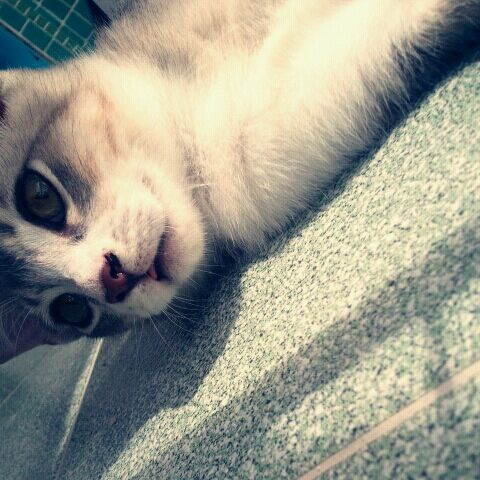
#> input picture day3/img/cat.jpg, 480 x 480 px
$ python mosaicEx.py
#> lines starting #> are read from the running program, lines starting #| are printed output that depends on the picture; after the words box and inside, x2 and y2 are one past the last pixel; in counts of white or black regions, pixels touching at a corner belong together
import cv2

img = cv2.imread('img/cat.jpg')
#> img is the input picture: shape (480, 480, 3); mean B, G, R 140.2, 154, 154

def mosaic(img, rect, size):
#> called with rect = (0, 50, 350, 350), size = 10
    (x1, y1, x2, y2) = rect

    w = x2 - x1
    h = y2 - y1

    i_rect = img[y1:y2, x1:x2]
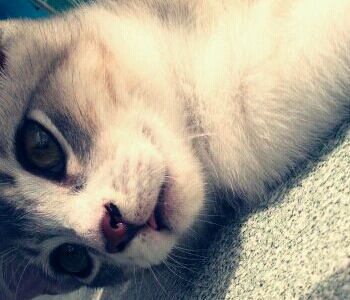
#> i_rect: shape (300, 350, 3); mean B, G, R 141.2, 156.2, 162.7
    i_small = cv2.resize(i_rect, (size, size))
    i_mos = cv2.resize(i_small, (w, h), interpolation=cv2.INTER_AREA)
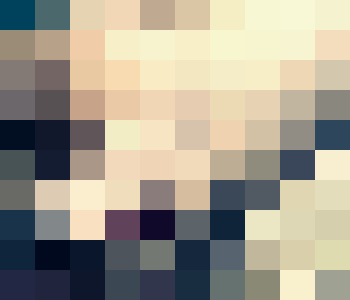
#> i_mos: shape (300, 350, 3); mean of channels 0, 1, 2 141.7, 156.5, 162.5; drawn as B, G, R
    img2 = img.copy()
    img2[y1:y2, x1:x2] = i_mos
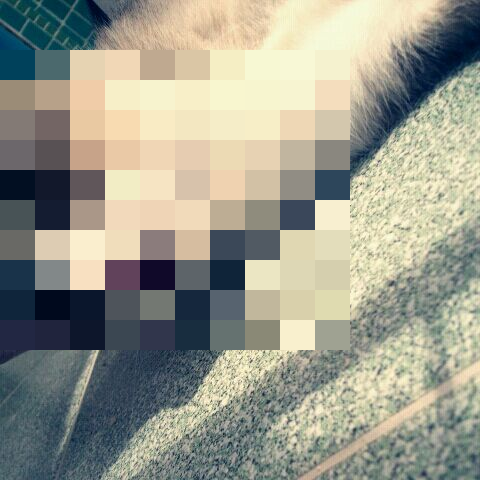
#> img2: shape (480, 480, 3); mean B, G, R 140.4, 154.2, 154
    return img2

mos = mosaic(img, (0,50,350,350), 10)
cv2.imshow('img', img)
cv2.imshow('mosaic', mos)
cv2.waitKey()
cv2.destroyAllWindows()

$ run again, with day3/img/family.jpg copied over day3/img/cat.jpg
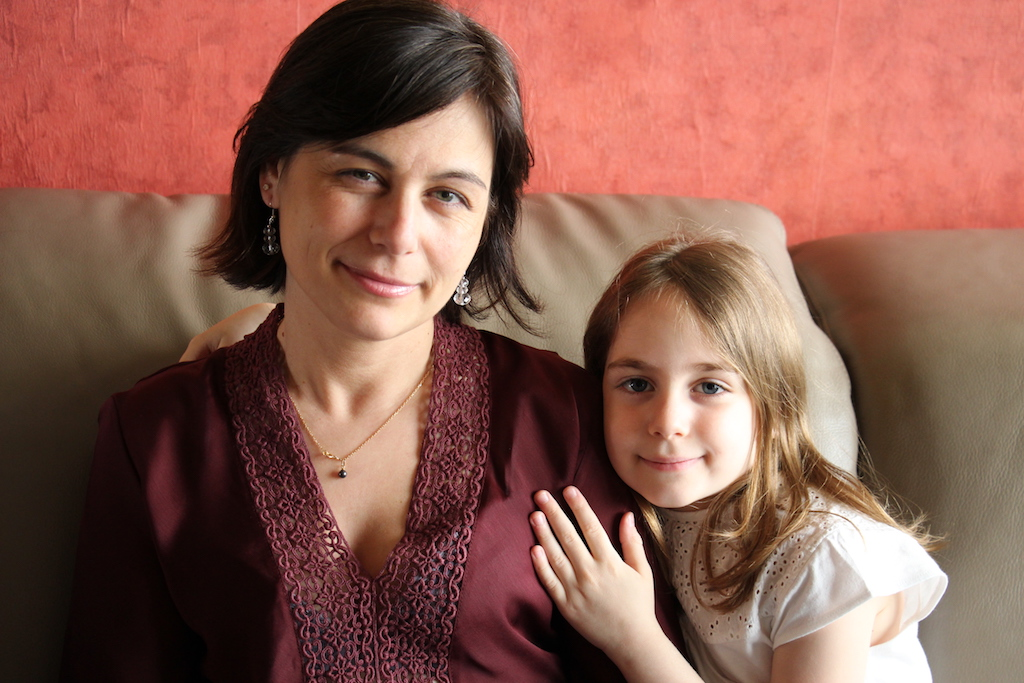
#> input picture day3/img/family.jpg, 1024 x 683 px
#> img is the input picture: shape (683, 1024, 3); mean B, G, R 81.1, 93.8, 140
#> in mosaic, `i_mos = cv2.resize(i_small, (w, h), interpolation=cv2.INTER_AREA)`:
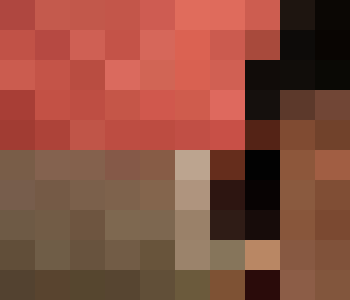
#> i_mos: shape (300, 350, 3); mean of channels 0, 1, 2 62, 77.8, 136.6; drawn as B, G, R
#> in mosaic, `img2[y1:y2, x1:x2] = i_mos`:
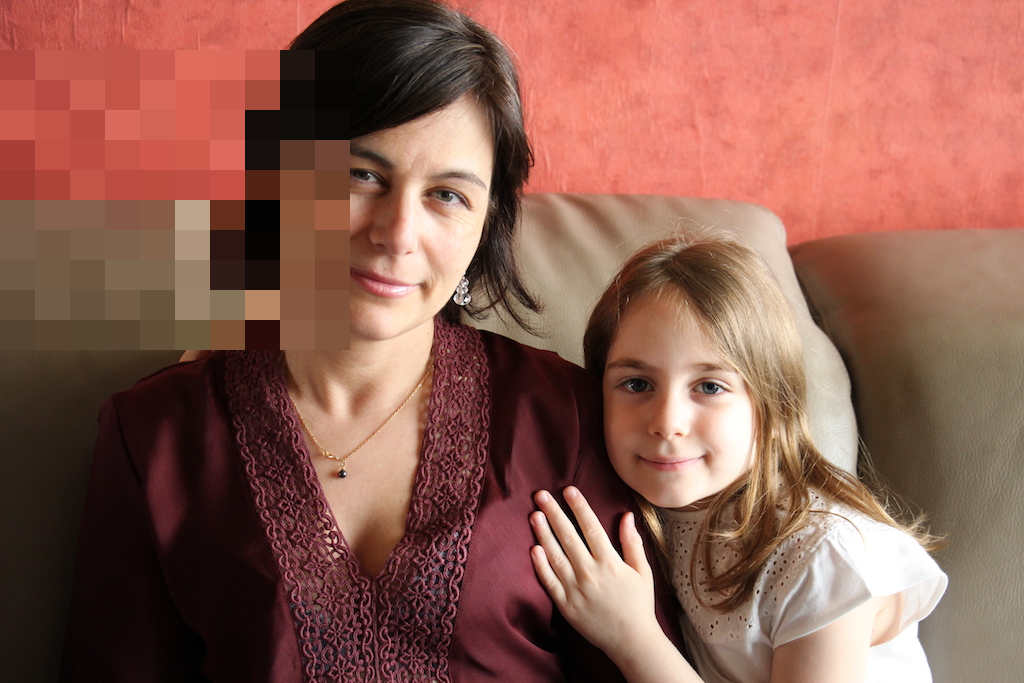
#> img2: shape (683, 1024, 3); 14.94% of pixels changed, all inside (x1, y1, x2, y2) = (0, 50, 350, 350)
